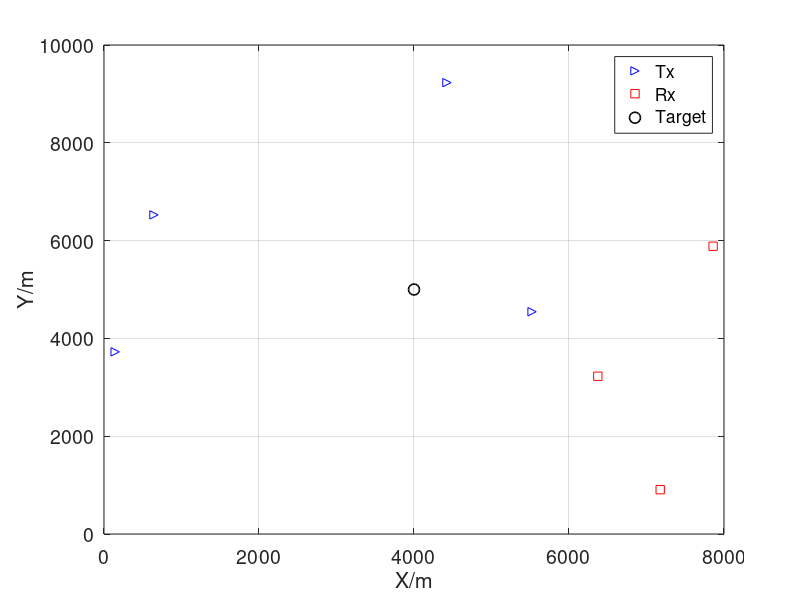

The MATLAB script that drew this image:

%%
M = 10;
N = 1e3;
T = 1e-2;
width = M*T;
fs = 1e3;
fs_integral = 1e6;
len = 2*width*fs_integral;
t = linspace(-width,width,len);
dt = t(2) - t(1);
f = (-len/2:len/2-1)/(len*dt); % Frequency vector
%%
rng("shuffle")
numTr = 4;% Number of transmitters
numRe = 3;% Number of transmitters
radius = 1e4;
azimuth_Tr = [85 65 45 25 5]; 
azimuth_Re = [-85 -65 -45 -25 -5];
p_tar = [4e3,5e3;0,0].';
% v_tar = [4,5].';
v_tar = [5,5;4,5].';
% load('p_tx_wide.mat','p_tx')
% load('p_rx_wide.mat','p_rx')
p_tx = radius*rand(2,numTr);
p_rx = radius*rand(2,numRe);
% p_tx = -radius*[cosd(azimuth_Tr(1:numTr));sind(azimuth_Tr(1:numTr))];
% p_rx = -radius*[cosd(azimuth_Re(1:numRe));sind(azimuth_Re(1:numRe))];
%%
close all
figure
plot(p_tx(1,:),p_tx(2,:),'b>',p_rx(1,:),p_rx(2,:),'rs',p_tar(1),p_tar(2),'ko',...
    'MarkerSize',8,'LineWidth',1.2)
xlabel('X/m')
ylabel('Y/m')
ax=gca;
set(ax,'FontSize',14);
legend('Tx','Rx','Target')
grid on
%%
% rng(1)
c = 3e8;
f_c = 3e9; % carrier frequency
lambda = c/f_c;
transmission_energy = 1; %w
SNR = 0;%dB
% SNR = 0;%dB
len_SNR = length(SNR);
NSR = 1./10.^(SNR./10);
% Eff_bandw = 2.045141018530318e+07;% for T=1e-3
% Eff_time = 7.957747154036620e-08;
% TB = 8;
% load('RCS_var.mat','RCS_var')
% load('RCS.mat','RCS')
% RCS = RCS(1:numTr,1:numRe);
% RCS_var = RCS_var(1:numTr,1:numRe);
noise_power = transmission_energy*NSR;
% RCS = sqrt(1/2)*(ones(numTr,numRe)+1j*ones(numTr,numRe));
RCS = sqrt(1/2)*(randn(numTr,numRe)+1j*randn(numTr,numRe));
RCS_var = abs(RCS).^2;
CRB_loc = zeros(len_SNR,2);
CRB_vel = zeros(len_SNR,2);
CRB_loc1 = zeros(len_SNR,2);
CRB_vel1 = zeros(len_SNR,2);
CRB_loc_accurate = zeros(len_SNR,2);
CRB_vel_accurate = zeros(len_SNR,2);
for i_SNR = 1:len_SNR
    cons_f = 2*transmission_energy/noise_power(i_SNR)*fs;
%%
Num_Tar = 1;
for i_q = 1:  Num_Tar
    dis_tx_tar=sqrt(sum((p_tx-p_tar(:,i_q)).^2));
    dis_rx_tar=sqrt(sum((p_rx-p_tar(:,i_q)).^2));
    delay_tx_tar = dis_tx_tar/c;
    delay_rx_tar = dis_rx_tar/c;
    Delay = repmat(delay_tx_tar.',1, numRe)+repmat(delay_rx_tar,  numTr,1);
end
%% intermediate parameter
zero_mat = zeros(numTr*numRe);
cons = 2*fs/noise_power(i_SNR);
cons_A = zeros(numTr,numRe);
cons_B = zeros(numTr,numRe);
cons_D = zeros(numTr,numRe);
G_Re = zeros(numTr*numRe);
G_Im = zeros(numTr*numRe);
E_Re = zeros(numTr*numRe);
E_Im = zeros(numTr*numRe);
PA = ones(numTr,1);
weight_P = zeros(3,numTr,numRe);
weight_V = zeros(4,numTr,numRe);
weight_Y = zeros(3,numTr,numRe);
for i_tar = 1:1
    beta = zeros(2,numTr*numRe);
    eta = zeros(2,numTr*numRe);
    xi = zeros(2,numTr*numRe);
    for n = 1:numTr
        for k = 1:numRe
            temp = (n-1)*numRe+k;
            t_delay = t-Delay(n,k);
            x = (2/T^2)^(1/4)*exp(pi*(1j*N-1)*(t_delay-(n-1)*T/N).^2/T^2);
%             x = (2/T^2)^(1/4)*exp(-pi*t_delay.^2/T^2).*...
%                 exp(1j*pi*N/T^2*(t_delay-(n-1)*T/N).^2);
            c1 = -2*pi*(1j*N-1)*(t_delay-(n-1)*T/N)/T^2;
%             c1 = -2*pi/T^2*((1j*N-1)*t_delay-1j*(n-1)*T);
            y_gRe = transmission_energy*PA(n).*c1.*x.*conj(x);
            G_Re(temp,temp) = -cons*real(conj(RCS(n,k))*trapz(t, y_gRe));
            G_Im(temp,temp) = cons*imag(conj(RCS(n,k))*trapz(t, y_gRe));
            y_eRe = transmission_energy*PA(n)*1j*2*pi.*t.*x.*conj(x);
            E_Re(temp,temp) = -cons*real(conj(RCS(n,k))*trapz(t, y_eRe));
            E_Im(temp,temp) = cons*imag(conj(RCS(n,k))*trapz(t, y_eRe));
            y = t.*conj(x).*x.*c1;
            % Calculate the Fourier Transform of the signal
            X = fftshift(fft(x));
            % Calculate effective pulse width (EPW)
            Eff_time = trapz(t, t.^2 .* abs(x).^2);
            Ave_time = trapz(t, t .* abs(x).^2);
            % Calculate effective bandwidth (EBW)
            Eff_bandw = trapz(dt, f.^2 .* abs(X).^2)/len;
            Ave_freq = trapz(dt, f.* abs(X).^2)/len;
%             sum(f.^2.*abs(X).^2) *dt/len
            TB = imag(sum(y)*dt);
            c_a = 4*pi^2/T^4*(1-1j*N)^2*(t-Delay(n,k)-(n-1)*T/N).^2-2*pi/T^2*(1-1j*N);
%             y1 = t.*conj(x).*x.*c1;
            y_a_sing = transmission_energy*PA(n).*c_a.*x.*conj(x);
            y_b_sing = transmission_energy*PA(n)*1j*2*pi.*t.*c1.*x.*conj(x);
            y_d_sing = -transmission_energy*PA(n)*4*pi^2.*t.^2.*x.*conj(x);
            cons_A(n,k) = -cons*real(trapz(t, y_a_sing)*RCS_var(n,k));
            cons_B(n,k) = -cons*real(trapz(t, y_b_sing)*RCS_var(n,k));
            cons_D(n,k) = -cons*real(trapz(t, y_d_sing)*RCS_var(n,k));
%             cons_A(n,k) = 8*pi^2*transmission_energy*RCS_var(n,k)*Eff_bandw/noise_power(i_SNR)*fs; % OCDM
%             cons_B(n,k) = 4*pi*transmission_energy*RCS_var(n,k)*TB/noise_power(i_SNR)*fs; 
% %             cons_B = 0;
%             cons_D(n,k) = 8*pi^2*transmission_energy*RCS_var(n,k)*Eff_time/noise_power(i_SNR)*fs; 
            beta(:,temp) = 1/c*((p_tar(:,i_tar)-p_tx(:,n))/norm(p_tar(:,i_tar)-p_tx(:,n))+...
                (p_tar(:,i_tar)-p_rx(:,k))/norm(p_tar(:,i_tar)-p_rx(:,k)));
            eta(1,temp) = 1/lambda*...
                ((p_tar(1,i_tar)-p_tx(1,n))*v_tar(:,i_tar).'*...
               (p_tar(:,i_tar)-p_tx(:,n))/norm(p_tar(:,i_tar)-p_tx(:,n))^3-...
               v_tar(1,i_tar)/norm(p_tar(:,i_tar)-p_tx(:,n))+...
               (p_tar(1,i_tar)-p_rx(1,k))*v_tar(:,i_tar).'*...
               (p_tar(:,i_tar)-p_rx(:,k))/norm(p_tar(:,i_tar)-p_rx(:,k))^3-...
               v_tar(1,i_tar)/norm(p_tar(:,i_tar)-p_rx(:,k)));
            eta(2,temp) = 1/lambda*...
                ((p_tar(2,i_tar)-p_tx(2,n))*v_tar(:,i_tar).'*...
               (p_tar(:,i_tar)-p_tx(:,n))/norm(p_tar(:,i_tar)-p_tx(:,n))^3-...
               v_tar(2,i_tar)/norm(p_tar(:,i_tar)-p_tx(:,n))+...
               (p_tar(2,i_tar)-p_rx(2,k))*v_tar(:,i_tar).'*...
               (p_tar(:,i_tar)-p_rx(:,k))/norm(p_tar(:,i_tar)-p_rx(:,k))^3-...
               v_tar(2,i_tar)/norm(p_tar(:,i_tar)-p_rx(:,k)));
            xi(1,temp) = -1/lambda*((p_tar(1,i_tar)-p_tx(1,n))/...
               norm(p_tar(:,i_tar)-p_tx(:,n))+(p_tar(1,i_tar)-p_rx(1,k))/...
               norm(p_tar(:,i_tar)-p_rx(:,k)));
            xi(2,temp) = -1/lambda*((p_tar(2,i_tar)-p_tx(2,n))/...
               norm(p_tar(:,i_tar)-p_tx(:,n))+(p_tar(2,i_tar)-p_rx(2,k))/...
               norm(p_tar(:,i_tar)-p_rx(:,k)));
            weight_P(:,n,k) = [beta(1,temp)^2,beta(1,temp)*beta(2,temp),beta(2,temp)^2].'...
                *cons_A(n,k)+[2*beta(1,temp)*eta(1,temp),...
                beta(1,temp)*eta(2,temp)+eta(1,temp)*beta(2,temp),2*beta(2,temp)*eta(2,temp)].'...
                *cons_B(n,k)+[eta(1,temp)^2,eta(1,temp)*eta(2,temp),eta(2,temp)^2].'...
                *cons_D(n,k);
            weight_V(:,n,k) = [beta(1,temp)*xi(1,temp),beta(2,temp)*xi(1,temp)...
                beta(1,temp)*xi(2,temp),beta(2,temp)*xi(2,temp)].'*cons_B(n,k)...
                +[eta(1,temp)*xi(1,temp),eta(2,temp)*xi(1,temp),eta(1,temp)*xi(2,temp),...
                eta(2,temp)*xi(2,temp)].'*cons_D(n,k);
            weight_Y(:,n,k) = [xi(1,temp)^2,xi(1,temp)*xi(2,temp),xi(2,temp)^2].'...
                *cons_D(n,k);
        end
    end
    aleph = blkdiag([beta,eta;zeros(2,numTr*numRe),xi],eye(2*numTr*numRe));
end
A_mat = cons_A.';
A = diag(A_mat(:));
B_mat = cons_B.';
B = diag(B_mat(:));
D_mat = cons_D.';
D = diag(D_mat(:));
% E_Im_mat = (cons_e*real(RCS).*Delay.*repmat(PA,1,numRe)).';
G = [G_Re,G_Im];
E = [E_Re,E_Im];
F = diag(repmat(cons_f*PA,2*numRe,1));
J = [A,B,G;B,D,E;G.', E.',F];
J_appr = blkdiag([A,B;B,D],F);
FIM = aleph*J*aleph.';
FIM_appr = aleph*J_appr*aleph.';
CRB_mat = inv(FIM);
CRB_mat_appr = inv(FIM_appr);
CRB_loc_accurate(i_SNR,:) = [CRB_mat(1,1),CRB_mat(2,2)];
CRB_vel_accurate(i_SNR,:) = [CRB_mat(3,3),CRB_mat(4,4)];
CRB_loc(i_SNR,:) = [CRB_mat_appr(1,1),CRB_mat_appr(2,2)];
CRB_vel(i_SNR,:) = [CRB_mat_appr(3,3),CRB_mat_appr(4,4)];
% A = diag(rand(numTr*numRe,1));
% D = diag(rand(numTr*numRe,1));
% B = sqrt(A*D);
% B = 1e6*eye(numTr*numRe);
% beta=rand(2,numTr*numRe);
% eta=rand(2,numTr*numRe);
% xi=rand(2,numTr*numRe);
Identity = eye(numTr*numRe);
P_B = beta*B*eta.';
P_A = beta*A*beta.';
V_B = beta*B*xi.';
Y = xi*D*xi.';
INV_Y = inv(Y);
INV_Y1 = pinv(xi.')*inv(D)*pinv(xi);
rank(xi)
C_V = eta*D*xi.';
C_P = eta*D*eta.';
Y_inv = xi.'*INV_Y*xi*D;
Zero1 = beta*B*(Identity - Y_inv);%% approach zero? Key information
VY_BB = V_B*INV_Y*V_B.';
VY_BB1 = beta*B*inv(D)*B.'*beta.';
VY_B = V_B*INV_Y*C_V.';
VY_B1 = V_B*INV_Y1*C_V.';
DB = P_B - VY_B;
DA = P_A - VY_BB;
FIM_loc = C_P-C_V*INV_Y*C_V.';
CRB_loc_11 = diag(inv(FIM_loc));
%% CRB matrix
W_P = zeros(numTr,4);
W_V = zeros(numTr,4);
W_Y = zeros(numTr,4);
P_mat = zeros(2,2);
V_mat = zeros(2,2);
Y_mat = zeros(2,2);
PE_mat = zeros(2,numTr*numRe);
VE_mat = zeros(2,numTr*numRe);
YE_mat = zeros(2,numTr*numRe);
F_mat = diag(repmat(cons_f*PA,2*numRe,1));
for iter = 1:3
    W_P(:,iter) = sum(squeeze(weight_P(iter,:,:)),2);
    W_V(:,iter) = sum(squeeze(weight_V(iter,:,:)),2);
    W_Y(:,iter) = sum(squeeze(weight_Y(iter,:,:)),2);
end
W_P(:,4) = W_P(:,3);
W_P(:,3) = W_P(:,2);
W_Y(:,4) = W_Y(:,3);
W_Y(:,3) = W_Y(:,2);
W_V(:,4) = sum(squeeze(weight_V(4,:,:)),2);
%     PA = rho(:,end-iter+1);
for iter = 1:4
    P_mat(iter) = sum(W_P(:,iter));
    Y_mat(iter) = sum(W_Y(:,iter));
    V_mat(iter) = sum(W_V(:,iter));
end
% p_mat=PA.'*w_P;
% v_mat=PA.'*w_V;
% y_mat=PA.'*w_Y;
% P_mat = reshape(p_mat,2,2);
% V_mat = reshape(v_mat,2,2);
% Y_mat = reshape(y_mat,2,2);
U = P_mat-V_mat/Y_mat*V_mat.';
H = Y_mat-V_mat.'/P_mat*V_mat;
CRB_loc1(i_SNR,:) = diag(inv(U));
CRB_vel1(i_SNR,:) = diag(inv(H));

end
%%
% save('data\CRB_loc.mat','CRB_loc')
% save('data\CRB_vel.mat','CRB_vel')
% save('data\CRB_loc_accurate.mat','CRB_loc_accurate')
% save('data\CRB_vel_accurate.mat','CRB_vel_accurate')
